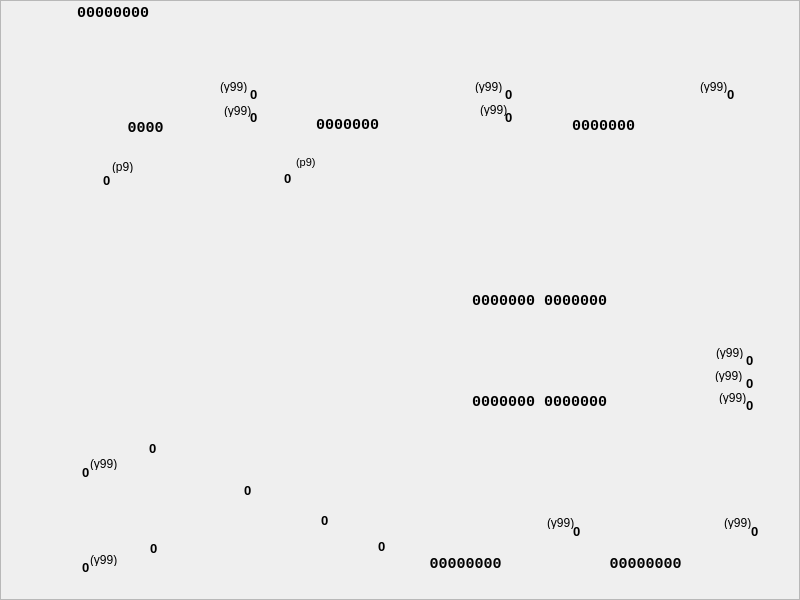
<?xml version="1.0" encoding="UTF-8"?>
<ui version="4.0">
 <class>CPcs1Way3Widget</class>
 <widget class="QWidget" name="CPcs1Way3Widget">
  <property name="geometry">
   <rect>
    <x>0</x>
    <y>0</y>
    <width>800</width>
    <height>600</height>
   </rect>
  </property>
  <property name="sizePolicy">
   <sizepolicy hsizetype="Fixed" vsizetype="Fixed">
    <horstretch>0</horstretch>
    <verstretch>0</verstretch>
   </sizepolicy>
  </property>
  <property name="minimumSize">
   <size>
    <width>800</width>
    <height>600</height>
   </size>
  </property>
  <property name="maximumSize">
   <size>
    <width>800</width>
    <height>600</height>
   </size>
  </property>
  <property name="windowTitle">
   <string notr="true">Form</string>
  </property>
  <property name="styleSheet">
   <string notr="true">QFrame{border-image: url(:/mul/pcs1/third.png);}
</string>
  </property>
  <widget class="QLabel" name="mT1Val">
   <property name="geometry">
    <rect>
     <x>149</x>
     <y>440</y>
     <width>21</width>
     <height>16</height>
    </rect>
   </property>
   <property name="font">
    <font>
     <pointsize>10</pointsize>
     <weight>75</weight>
     <bold>true</bold>
    </font>
   </property>
   <property name="styleSheet">
    <string notr="true">border-image:none;</string>
   </property>
   <property name="text">
    <string notr="true">0</string>
   </property>
  </widget>
  <widget class="QLabel" name="mT1CHint">
   <property name="geometry">
    <rect>
     <x>90</x>
     <y>457</y>
     <width>46</width>
     <height>13</height>
    </rect>
   </property>
   <property name="styleSheet">
    <string notr="true">border-image:none;</string>
   </property>
   <property name="text">
    <string notr="true">(y99)</string>
   </property>
  </widget>
  <widget class="QLabel" name="mCt1IncHint">
   <property name="geometry">
    <rect>
     <x>224</x>
     <y>104</y>
     <width>46</width>
     <height>13</height>
    </rect>
   </property>
   <property name="styleSheet">
    <string notr="true">border-image:none;</string>
   </property>
   <property name="text">
    <string notr="true">(y99)</string>
   </property>
  </widget>
  <widget class="QLabel" name="mBd2Val">
   <property name="geometry">
    <rect>
     <x>595</x>
     <y>554</y>
     <width>101</width>
     <height>20</height>
    </rect>
   </property>
   <property name="font">
    <font>
     <family>Courier New</family>
     <pointsize>11</pointsize>
     <weight>75</weight>
     <bold>true</bold>
    </font>
   </property>
   <property name="styleSheet">
    <string notr="true">border-image:none;</string>
   </property>
   <property name="text">
    <string notr="true">00000000</string>
   </property>
   <property name="alignment">
    <set>Qt::AlignCenter</set>
   </property>
  </widget>
  <widget class="QLabel" name="mCt1WrVal">
   <property name="geometry">
    <rect>
     <x>250</x>
     <y>86</y>
     <width>21</width>
     <height>16</height>
    </rect>
   </property>
   <property name="font">
    <font>
     <pointsize>10</pointsize>
     <weight>75</weight>
     <bold>true</bold>
    </font>
   </property>
   <property name="styleSheet">
    <string notr="true">border-image:none;</string>
   </property>
   <property name="text">
    <string notr="true">0</string>
   </property>
  </widget>
  <widget class="QLabel" name="mT1CVal">
   <property name="geometry">
    <rect>
     <x>82</x>
     <y>464</y>
     <width>21</width>
     <height>16</height>
    </rect>
   </property>
   <property name="font">
    <font>
     <pointsize>10</pointsize>
     <weight>75</weight>
     <bold>true</bold>
    </font>
   </property>
   <property name="styleSheet">
    <string notr="true">border-image:none;</string>
   </property>
   <property name="text">
    <string notr="true">0</string>
   </property>
  </widget>
  <widget class="QLabel" name="mRg3Val">
   <property name="geometry">
    <rect>
     <x>449</x>
     <y>392</y>
     <width>181</width>
     <height>20</height>
    </rect>
   </property>
   <property name="font">
    <font>
     <family>Courier New</family>
     <pointsize>11</pointsize>
     <weight>75</weight>
     <bold>true</bold>
    </font>
   </property>
   <property name="styleSheet">
    <string notr="true">border-image:none;</string>
   </property>
   <property name="text">
    <string notr="true">0000000 0000000</string>
   </property>
   <property name="alignment">
    <set>Qt::AlignCenter</set>
   </property>
  </widget>
  <widget class="QLabel" name="mRg3ShlVal">
   <property name="geometry">
    <rect>
     <x>746</x>
     <y>397</y>
     <width>21</width>
     <height>16</height>
    </rect>
   </property>
   <property name="font">
    <font>
     <pointsize>10</pointsize>
     <weight>75</weight>
     <bold>true</bold>
    </font>
   </property>
   <property name="styleSheet">
    <string notr="true">border-image:none;</string>
   </property>
   <property name="text">
    <string notr="true">0</string>
   </property>
  </widget>
  <widget class="QLabel" name="mCt1Out3Hint">
   <property name="geometry">
    <rect>
     <x>112</x>
     <y>160</y>
     <width>46</width>
     <height>13</height>
    </rect>
   </property>
   <property name="styleSheet">
    <string notr="true">border-image:none;</string>
   </property>
   <property name="text">
    <string notr="true">(p9)</string>
   </property>
  </widget>
  <widget class="QLabel" name="mT2Val">
   <property name="geometry">
    <rect>
     <x>150</x>
     <y>540</y>
     <width>21</width>
     <height>16</height>
    </rect>
   </property>
   <property name="font">
    <font>
     <pointsize>10</pointsize>
     <weight>75</weight>
     <bold>true</bold>
    </font>
   </property>
   <property name="styleSheet">
    <string notr="true">border-image:none;</string>
   </property>
   <property name="text">
    <string notr="true">0</string>
   </property>
  </widget>
  <widget class="QLabel" name="mT2CHint">
   <property name="geometry">
    <rect>
     <x>90</x>
     <y>553</y>
     <width>46</width>
     <height>13</height>
    </rect>
   </property>
   <property name="styleSheet">
    <string notr="true">border-image:none;</string>
   </property>
   <property name="text">
    <string notr="true">(y99)</string>
   </property>
  </widget>
  <widget class="QLabel" name="mRg2WrVal">
   <property name="geometry">
    <rect>
     <x>727</x>
     <y>86</y>
     <width>21</width>
     <height>16</height>
    </rect>
   </property>
   <property name="font">
    <font>
     <pointsize>10</pointsize>
     <weight>75</weight>
     <bold>true</bold>
    </font>
   </property>
   <property name="styleSheet">
    <string notr="true">border-image:none;</string>
   </property>
   <property name="text">
    <string notr="true">0</string>
   </property>
  </widget>
  <widget class="QLabel" name="mRg2Val">
   <property name="geometry">
    <rect>
     <x>543</x>
     <y>116</y>
     <width>121</width>
     <height>20</height>
    </rect>
   </property>
   <property name="font">
    <font>
     <family>Courier New</family>
     <pointsize>11</pointsize>
     <weight>75</weight>
     <bold>true</bold>
    </font>
   </property>
   <property name="styleSheet">
    <string notr="true">border-image:none;</string>
   </property>
   <property name="text">
    <string notr="true">0000000</string>
   </property>
   <property name="alignment">
    <set>Qt::AlignCenter</set>
   </property>
  </widget>
  <widget class="QLabel" name="mRg1Val">
   <property name="geometry">
    <rect>
     <x>292</x>
     <y>115</y>
     <width>111</width>
     <height>20</height>
    </rect>
   </property>
   <property name="font">
    <font>
     <family>Courier New</family>
     <pointsize>11</pointsize>
     <weight>75</weight>
     <bold>true</bold>
    </font>
   </property>
   <property name="styleSheet">
    <string notr="true">border-image:none;</string>
   </property>
   <property name="text">
    <string notr="true">0000000</string>
   </property>
   <property name="alignment">
    <set>Qt::AlignCenter</set>
   </property>
  </widget>
  <widget class="QFrame" name="frame">
   <property name="geometry">
    <rect>
     <x>0</x>
     <y>0</y>
     <width>800</width>
     <height>600</height>
    </rect>
   </property>
   <property name="frameShape">
    <enum>QFrame::StyledPanel</enum>
   </property>
   <property name="frameShadow">
    <enum>QFrame::Raised</enum>
   </property>
  </widget>
  <widget class="QLabel" name="mXorOutVal">
   <property name="geometry">
    <rect>
     <x>244</x>
     <y>482</y>
     <width>21</width>
     <height>16</height>
    </rect>
   </property>
   <property name="font">
    <font>
     <pointsize>10</pointsize>
     <weight>75</weight>
     <bold>true</bold>
    </font>
   </property>
   <property name="styleSheet">
    <string notr="true">border-image:none;</string>
   </property>
   <property name="text">
    <string notr="true">0</string>
   </property>
  </widget>
  <widget class="QLabel" name="mAndOutVal">
   <property name="geometry">
    <rect>
     <x>378</x>
     <y>538</y>
     <width>21</width>
     <height>16</height>
    </rect>
   </property>
   <property name="font">
    <font>
     <pointsize>10</pointsize>
     <weight>75</weight>
     <bold>true</bold>
    </font>
   </property>
   <property name="styleSheet">
    <string notr="true">border-image:none;</string>
   </property>
   <property name="text">
    <string notr="true">0</string>
   </property>
  </widget>
  <widget class="QLabel" name="mRg1Out0Hint">
   <property name="geometry">
    <rect>
     <x>296</x>
     <y>156</y>
     <width>46</width>
     <height>13</height>
    </rect>
   </property>
   <property name="font">
    <font>
     <pointsize>8</pointsize>
    </font>
   </property>
   <property name="styleSheet">
    <string notr="true">border-image:none;</string>
   </property>
   <property name="text">
    <string notr="true">(p9)</string>
   </property>
  </widget>
  <widget class="QLabel" name="mRg3RstHint">
   <property name="geometry">
    <rect>
     <x>716</x>
     <y>346</y>
     <width>46</width>
     <height>13</height>
    </rect>
   </property>
   <property name="styleSheet">
    <string notr="true">border-image:none;</string>
   </property>
   <property name="text">
    <string notr="true">(y99)</string>
   </property>
  </widget>
  <widget class="QLabel" name="mRg3RstVal">
   <property name="geometry">
    <rect>
     <x>746</x>
     <y>352</y>
     <width>21</width>
     <height>16</height>
    </rect>
   </property>
   <property name="font">
    <font>
     <pointsize>10</pointsize>
     <weight>75</weight>
     <bold>true</bold>
    </font>
   </property>
   <property name="styleSheet">
    <string notr="true">border-image:none;</string>
   </property>
   <property name="text">
    <string notr="true">0</string>
   </property>
  </widget>
  <widget class="QLabel" name="mBd2OutHint">
   <property name="geometry">
    <rect>
     <x>724</x>
     <y>516</y>
     <width>46</width>
     <height>13</height>
    </rect>
   </property>
   <property name="styleSheet">
    <string notr="true">border-image:none;</string>
   </property>
   <property name="text">
    <string notr="true">(y99)</string>
   </property>
  </widget>
  <widget class="QLabel" name="mCt1Out3Val">
   <property name="geometry">
    <rect>
     <x>103</x>
     <y>172</y>
     <width>21</width>
     <height>16</height>
    </rect>
   </property>
   <property name="font">
    <font>
     <pointsize>10</pointsize>
     <weight>75</weight>
     <bold>true</bold>
    </font>
   </property>
   <property name="styleSheet">
    <string notr="true">border-image:none;</string>
   </property>
   <property name="text">
    <string notr="true">0</string>
   </property>
  </widget>
  <widget class="QLabel" name="mRg1Out0Val">
   <property name="geometry">
    <rect>
     <x>284</x>
     <y>170</y>
     <width>21</width>
     <height>16</height>
    </rect>
   </property>
   <property name="font">
    <font>
     <pointsize>10</pointsize>
     <weight>75</weight>
     <bold>true</bold>
    </font>
   </property>
   <property name="styleSheet">
    <string notr="true">border-image:none;</string>
   </property>
   <property name="text">
    <string notr="true">0</string>
   </property>
  </widget>
  <widget class="QLabel" name="mRg1WrVal">
   <property name="geometry">
    <rect>
     <x>505</x>
     <y>86</y>
     <width>21</width>
     <height>16</height>
    </rect>
   </property>
   <property name="font">
    <font>
     <pointsize>10</pointsize>
     <weight>75</weight>
     <bold>true</bold>
    </font>
   </property>
   <property name="styleSheet">
    <string notr="true">border-image:none;</string>
   </property>
   <property name="text">
    <string notr="true">0</string>
   </property>
  </widget>
  <widget class="QLabel" name="mRg1WrHint">
   <property name="geometry">
    <rect>
     <x>475</x>
     <y>80</y>
     <width>46</width>
     <height>13</height>
    </rect>
   </property>
   <property name="styleSheet">
    <string notr="true">border-image:none;</string>
   </property>
   <property name="text">
    <string notr="true">(y99)</string>
   </property>
  </widget>
  <widget class="QLabel" name="mCt1Val">
   <property name="geometry">
    <rect>
     <x>105</x>
     <y>118</y>
     <width>81</width>
     <height>20</height>
    </rect>
   </property>
   <property name="font">
    <font>
     <family>Courier New</family>
     <pointsize>11</pointsize>
     <weight>75</weight>
     <bold>true</bold>
    </font>
   </property>
   <property name="styleSheet">
    <string notr="true">border-image:none;</string>
   </property>
   <property name="text">
    <string notr="true">0000</string>
   </property>
   <property name="alignment">
    <set>Qt::AlignCenter</set>
   </property>
  </widget>
  <widget class="QLabel" name="mRg1ShlHint">
   <property name="geometry">
    <rect>
     <x>480</x>
     <y>103</y>
     <width>46</width>
     <height>13</height>
    </rect>
   </property>
   <property name="styleSheet">
    <string notr="true">border-image:none;</string>
   </property>
   <property name="text">
    <string notr="true">(y99)</string>
   </property>
  </widget>
  <widget class="QLabel" name="mCt1WrHint">
   <property name="geometry">
    <rect>
     <x>220</x>
     <y>80</y>
     <width>46</width>
     <height>13</height>
    </rect>
   </property>
   <property name="styleSheet">
    <string notr="true">border-image:none;</string>
   </property>
   <property name="text">
    <string notr="true">(y99)</string>
   </property>
  </widget>
  <widget class="QLabel" name="mBd1OutHint">
   <property name="geometry">
    <rect>
     <x>547</x>
     <y>516</y>
     <width>40</width>
     <height>13</height>
    </rect>
   </property>
   <property name="styleSheet">
    <string notr="true">border-image:none;</string>
   </property>
   <property name="text">
    <string notr="true">(y99)</string>
   </property>
  </widget>
  <widget class="QLabel" name="mDVal">
   <property name="geometry">
    <rect>
     <x>77</x>
     <y>5</y>
     <width>101</width>
     <height>16</height>
    </rect>
   </property>
   <property name="font">
    <font>
     <family>Courier New</family>
     <pointsize>11</pointsize>
     <weight>75</weight>
     <bold>true</bold>
    </font>
   </property>
   <property name="styleSheet">
    <string notr="true">border-image:none;</string>
   </property>
   <property name="text">
    <string notr="true">00000000</string>
   </property>
  </widget>
  <widget class="QLabel" name="mRg1ShlVal">
   <property name="geometry">
    <rect>
     <x>505</x>
     <y>109</y>
     <width>21</width>
     <height>16</height>
    </rect>
   </property>
   <property name="font">
    <font>
     <pointsize>10</pointsize>
     <weight>75</weight>
     <bold>true</bold>
    </font>
   </property>
   <property name="styleSheet">
    <string notr="true">border-image:none;</string>
   </property>
   <property name="text">
    <string notr="true">0</string>
   </property>
  </widget>
  <widget class="QLabel" name="mOrOutVal">
   <property name="geometry">
    <rect>
     <x>321</x>
     <y>512</y>
     <width>21</width>
     <height>16</height>
    </rect>
   </property>
   <property name="font">
    <font>
     <pointsize>10</pointsize>
     <weight>75</weight>
     <bold>true</bold>
    </font>
   </property>
   <property name="styleSheet">
    <string notr="true">border-image:none;</string>
   </property>
   <property name="text">
    <string notr="true">0</string>
   </property>
  </widget>
  <widget class="QLabel" name="mRg3WrHint">
   <property name="geometry">
    <rect>
     <x>715</x>
     <y>369</y>
     <width>46</width>
     <height>13</height>
    </rect>
   </property>
   <property name="styleSheet">
    <string notr="true">border-image:none;</string>
   </property>
   <property name="text">
    <string notr="true">(y99)</string>
   </property>
  </widget>
  <widget class="QLabel" name="mBd1Val">
   <property name="geometry">
    <rect>
     <x>415</x>
     <y>554</y>
     <width>101</width>
     <height>20</height>
    </rect>
   </property>
   <property name="font">
    <font>
     <family>Courier New</family>
     <pointsize>11</pointsize>
     <weight>75</weight>
     <bold>true</bold>
    </font>
   </property>
   <property name="styleSheet">
    <string notr="true">border-image:none;</string>
   </property>
   <property name="text">
    <string notr="true">00000000</string>
   </property>
   <property name="alignment">
    <set>Qt::AlignCenter</set>
   </property>
  </widget>
  <widget class="QLabel" name="mCt1IncVal">
   <property name="geometry">
    <rect>
     <x>250</x>
     <y>109</y>
     <width>21</width>
     <height>16</height>
    </rect>
   </property>
   <property name="font">
    <font>
     <pointsize>10</pointsize>
     <weight>75</weight>
     <bold>true</bold>
    </font>
   </property>
   <property name="styleSheet">
    <string notr="true">border-image:none;</string>
   </property>
   <property name="text">
    <string notr="true">0</string>
   </property>
  </widget>
  <widget class="QLabel" name="mT2CVal">
   <property name="geometry">
    <rect>
     <x>82</x>
     <y>559</y>
     <width>21</width>
     <height>16</height>
    </rect>
   </property>
   <property name="font">
    <font>
     <pointsize>10</pointsize>
     <weight>75</weight>
     <bold>true</bold>
    </font>
   </property>
   <property name="styleSheet">
    <string notr="true">border-image:none;</string>
   </property>
   <property name="text">
    <string notr="true">0</string>
   </property>
  </widget>
  <widget class="QLabel" name="mRg3ShlHint">
   <property name="geometry">
    <rect>
     <x>719</x>
     <y>391</y>
     <width>40</width>
     <height>13</height>
    </rect>
   </property>
   <property name="styleSheet">
    <string notr="true">border-image:none;</string>
   </property>
   <property name="text">
    <string notr="true">(y99)</string>
   </property>
  </widget>
  <widget class="QLabel" name="mBd1OutVal">
   <property name="geometry">
    <rect>
     <x>573</x>
     <y>523</y>
     <width>21</width>
     <height>16</height>
    </rect>
   </property>
   <property name="font">
    <font>
     <pointsize>10</pointsize>
     <weight>75</weight>
     <bold>true</bold>
    </font>
   </property>
   <property name="styleSheet">
    <string notr="true">border-image:none;</string>
   </property>
   <property name="text">
    <string notr="true">0</string>
   </property>
  </widget>
  <widget class="QLabel" name="mBd2OutVal">
   <property name="geometry">
    <rect>
     <x>751</x>
     <y>523</y>
     <width>21</width>
     <height>16</height>
    </rect>
   </property>
   <property name="font">
    <font>
     <pointsize>10</pointsize>
     <weight>75</weight>
     <bold>true</bold>
    </font>
   </property>
   <property name="styleSheet">
    <string notr="true">border-image:none;</string>
   </property>
   <property name="text">
    <string notr="true">0</string>
   </property>
  </widget>
  <widget class="QLabel" name="mSm1OutVal">
   <property name="geometry">
    <rect>
     <x>379</x>
     <y>291</y>
     <width>321</width>
     <height>20</height>
    </rect>
   </property>
   <property name="font">
    <font>
     <family>Courier New</family>
     <pointsize>11</pointsize>
     <weight>75</weight>
     <bold>true</bold>
    </font>
   </property>
   <property name="styleSheet">
    <string notr="true">border-image:none;</string>
   </property>
   <property name="text">
    <string notr="true">0000000 0000000</string>
   </property>
   <property name="alignment">
    <set>Qt::AlignCenter</set>
   </property>
  </widget>
  <widget class="QLabel" name="mRg3WrVal">
   <property name="geometry">
    <rect>
     <x>746</x>
     <y>375</y>
     <width>21</width>
     <height>16</height>
    </rect>
   </property>
   <property name="font">
    <font>
     <pointsize>10</pointsize>
     <weight>75</weight>
     <bold>true</bold>
    </font>
   </property>
   <property name="styleSheet">
    <string notr="true">border-image:none;</string>
   </property>
   <property name="text">
    <string notr="true">0</string>
   </property>
  </widget>
  <widget class="QLabel" name="mRg2WrHint">
   <property name="geometry">
    <rect>
     <x>700</x>
     <y>80</y>
     <width>46</width>
     <height>13</height>
    </rect>
   </property>
   <property name="styleSheet">
    <string notr="true">border-image:none;</string>
   </property>
   <property name="text">
    <string notr="true">(y99)</string>
   </property>
  </widget>
  <zorder>frame</zorder>
  <zorder>mT1Val</zorder>
  <zorder>mT1CHint</zorder>
  <zorder>mCt1IncHint</zorder>
  <zorder>mBd2Val</zorder>
  <zorder>mCt1WrVal</zorder>
  <zorder>mT1CVal</zorder>
  <zorder>mRg3Val</zorder>
  <zorder>mRg3ShlVal</zorder>
  <zorder>mCt1Out3Hint</zorder>
  <zorder>mT2Val</zorder>
  <zorder>mT2CHint</zorder>
  <zorder>mRg2WrVal</zorder>
  <zorder>mRg2Val</zorder>
  <zorder>mRg1Val</zorder>
  <zorder>mXorOutVal</zorder>
  <zorder>mAndOutVal</zorder>
  <zorder>mRg1Out0Hint</zorder>
  <zorder>mRg3RstHint</zorder>
  <zorder>mRg3RstVal</zorder>
  <zorder>mBd2OutHint</zorder>
  <zorder>mCt1Out3Val</zorder>
  <zorder>mRg1Out0Val</zorder>
  <zorder>mRg1WrVal</zorder>
  <zorder>mRg1WrHint</zorder>
  <zorder>mCt1Val</zorder>
  <zorder>mRg1ShlHint</zorder>
  <zorder>mCt1WrHint</zorder>
  <zorder>mBd1OutHint</zorder>
  <zorder>mDVal</zorder>
  <zorder>mRg1ShlVal</zorder>
  <zorder>mOrOutVal</zorder>
  <zorder>mRg3WrHint</zorder>
  <zorder>mBd1Val</zorder>
  <zorder>mCt1IncVal</zorder>
  <zorder>mT2CVal</zorder>
  <zorder>mRg3ShlHint</zorder>
  <zorder>mBd1OutVal</zorder>
  <zorder>mBd2OutVal</zorder>
  <zorder>mSm1OutVal</zorder>
  <zorder>mRg3WrVal</zorder>
  <zorder>mRg2WrHint</zorder>
 </widget>
 <resources/>
 <connections/>
</ui>
